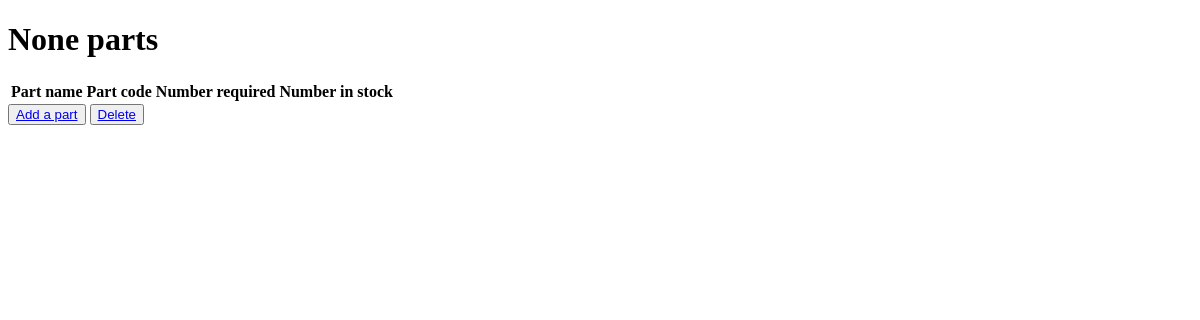
Page /product-detail/18 on the earlier database version.
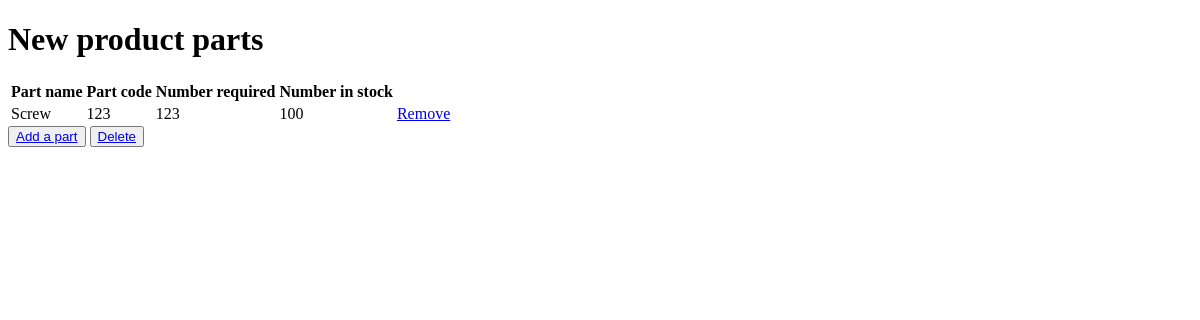
Same page on the later database version.
### stock/models.py (models this page shows, shortened)
class Product(models.Model):
    name = models.CharField(max_length=100)
    stock_parts = models.ManyToManyField(Stock)
    def __str__(self):
        return f'{self.name}'

class Parts(models.Model):
    product_part_belongs_to = models.ForeignKey(
        Product, on_delete=models.CASCADE
        )
    item = models.ForeignKey(Stock, on_delete=models.CASCADE)
    number_required = models.IntegerField()

class Stock(models.Model):
    name = models.CharField(max_length=100)
    code = models.CharField(max_length=100)
    number_in_stock = models.IntegerField()

### stock/views.py (the view)
# urls.py: path('product-detail/<int:pk>', product_detail, name='product-detail'),
def product_detail(request, pk):
    product_parts = Parts.objects.filter(product_part_belongs_to=pk)
    product = Product.objects.filter(id=pk).first()
    context = {
        'product_parts': product_parts,
        'product': product,
    }
    return render(request, 'product_detail.html', context)

### stock/templates/product_detail.html (shortened to what this page needs)
<!DOCTYPE html>
<html lang="en">
<head>
</head>
<body>
    <h1>{{ product }} parts</h1>
    <table>
        <tr>
            <th>Part name</th>
            <th>Part code</th>
            <th>Number required</th>
            <th>Number in stock</th>
        </tr>
        {% for part in product_parts %}
        <tr>
            <td>{{ part.item.name }}</td>
            <td>{{ part.item.code }}</td>
            <td>{{ part.number_required }}</td>
            <td>{{ part.item.number_in_stock }}</td>
            <td><a href="{% url 'delete-part' part.id %}">Remove</a></td>
        </tr>
        {% endfor %}
    </table>
    <button><a href="{% url 'add_more_parts' product.pk %}">Add a part</a></button>
    <button><a href="{% url 'delete-product' product.id %}">Delete</a></button>
</body>
</html>

Differences in the rows shown:
added Product: name "New product"
added Parts: item.name "Screw", item.code "123", number_required "123", item.number_in_stock "100"
Other differences:
{{ product }}: "None" → (not shown)
